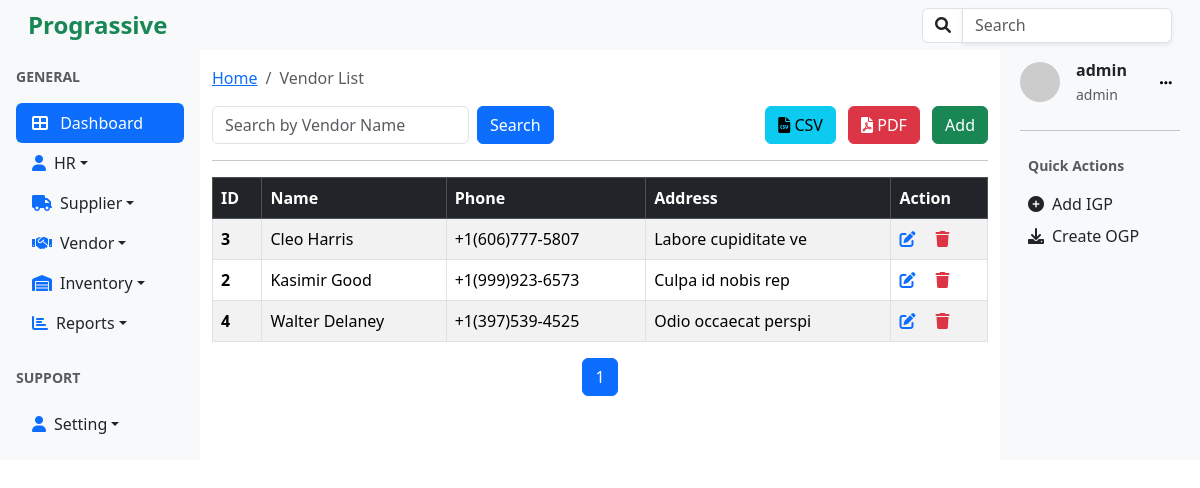
The app's page /vendor/list/ (signed in) with its own data.
### vendor/models.py (models this page shows, shortened)
class Vendor(models.Model):
    name=models.CharField(max_length=20, blank=False, unique=True)
    phone=models.CharField(max_length=15)
    address =models.CharField(max_length=100, blank=True, null=True)

### accounts/models.py (models this page shows, shortened)
class User(AbstractUser):
    role = models.ForeignKey(Role, on_delete=models.SET_NULL, null=True, blank=True)

class Role(models.Model):
    ADMIN = 'admin'
    HR = 'hr'
    STAFF = 'staff'
    ROLE_CHOICES = [
        (ADMIN, 'Admin'),
        (HR, 'HR'),
        (STAFF, 'Staff'),
    ]
    name = models.CharField(max_length=50, choices=ROLE_CHOICES, default=STAFF)
    description = models.TextField(blank=True)
    def __str__(self):
        return self.name

### utils/decorators.py (the view, shortened to what this page needs)
        def _wrapped_view(request, *args, **kwargs):
            return view_func(request, *args, **kwargs)

### utils/helpers.py (called while the page is built)
def search_and_paginate(request, model, filters=None, ordering=None, per_page=10):
    query = Q()
    search_params = {}
    if filters:
        for field, value in filters.items():
            search_value = request.GET.get(value, '').strip()
            if search_value:
                query &= Q(**{f"{field}__icontains": search_value})
                search_params[value] = search_value
    queryset = model.objects.filter(query).order_by(ordering if ordering else '-id')
    paginator = Paginator(queryset, per_page)
    page_number = request.GET.get('page')
    paginated_queryset = paginator.get_page(page_number)
    return paginated_queryset, search_params

### vendor/views.py (called while the page is built)
@login_required
@role_required('staff', 'hr', 'admin')
def vendor_list(request):
    filters = {
        'name': 'name',
    }
    vendor_list, search_params = search_and_paginate(
        request,
        model=Vendor,
        filters=filters,
        ordering='name',
        per_page=10,
    )
    return render(request, 'vendor_list.html', {
        'vendor_list': vendor_list,
        'search_params': search_params,
        'search_active': bool(search_params),
    })

### vendor/templates/vendor_list.html (shortened to what this page needs)
{% extends 'base.html' %}
{% block content%}
<nav aria-label="breadcrumb" class="my-3">
  <ol class="breadcrumb">
    <li class="breadcrumb-item"><a href="{% url 'home'%}">Home</a></li>
    <li class="breadcrumb-item active" aria-current="page">Vendor List</li>
  </ol>
</nav>
<div class="d-flex justify-content-between align-items-center mb-3">
    <form class="d-flex" method="GET" action="{% url 'vendor:vendor_list' %}">
        <input type="text" name="name" class="form-control me-2" placeholder="Search by Vendor Name" value="{{ request.GET.name|default_if_none:'' }}">
        <button type="submit" class="btn btn-primary">Search</button>
    </form>
    <div>
        <a href="" class="btn btn-info me-2" title="Export CSV">
            <i class="fa fa-file-csv"></i> CSV
        </a>
        <a href="" class="btn btn-danger me-2" title="Export PDF">
            <i class="fa fa-file-pdf"></i> PDF
        </a>
        <a href="{% url 'vendor:create_vendor' %}" class="btn btn-success">Add</a>
    </div>
</div>
<hr />
<div class="table-responsive">
<table class="table table-bordered table-striped table-hover">
    <thead class="table-dark">
      <tr>
        <th scope="col">ID</th>
        <th scope="col">Name</th>
        <th scope="col">Phone</th>
        <th scope="col">Address</th>
        <th scope="col">Action</th>
      </tr>
    </thead>
    <tbody>
    {% for vendor in vendor_list %}
    <tr>
        <th>{{vendor.id}}</th>
        <td>{{vendor.name}}</td>
        <td>{{vendor.phone}}</td>
        <td>{{vendor.address}}</td>
        <td>
            <a href="{% url 'vendor:update_vendor' vendor.id %}" class="text-primary"><i class="fa fa-edit"></i></a>
            <a href="{% url 'vendor:delete_vendor' vendor.id %}" class="text-danger ms-3"><i class="fa fa-trash"></i></a>
        </td>
      </tr>
      {%endfor %}
    </tbody>
</table>
</div>
<div class="d-flex justify-content-center">
  <nav aria-label="Page navigation">
      <ul class="pagination">
          {% for num in vendor_list.paginator.page_range %}
          <li class="page-item {% if num == vendor_list.number %}active{% endif %}">
              <a class="page-link" href="?page={{ num }}">{{ num }}</a>
          </li>
          {% endfor %}
      </ul>
  </nav>
</div>
{% endblock%}

### templates/right_sidebar.html (shortened to what this page needs)
<div class=" bg-light p-2">
  <div class="d-flex align-items-center mb-4 ml-2">
    <img
      src="https://ui-avatars.com/api/?name={{user.username}}"
      alt="User Avatar"
      class="rounded-circle me-3"
      width="40"
    />
    <div>
      <p class="mb-0 fw-bold">{{user.username}}</p>
      <small class="text-muted">{{user.role}}</small>
    </div>
    <div class="dropdown ms-auto">
    <button class="btn btn-light btn-sm ms-auto "  id="dropdownMenuButton" data-bs-toggle="dropdown" aria-expanded="false" style="box-shadow: none; border:1px;">
      <i class="fa fa-ellipsis-h"></i>
    </button>
</div>
  </div>
  <hr />
  <div class="mb-4 p-2">
    <p class="text-muted small fw-bold">Quick Actions</p>
    <ul class="list-unstyled">
      <li class="mb-2">
        <a href="{% url 'create_igp'%}" class="d-flex align-items-center text-dark text-decoration-none">
          <i class="fa fa-plus-circle me-2"></i> Add IGP
        </a>
      </li>
      <li>
        <a href="#" class="d-flex align-items-center text-dark text-decoration-none">
          <i class="fa fa-download me-2"></i> Create OGP
        </a>
      </li>
    </ul>
  </div>
</div>

### records on screen
Vendor: id "3", name "Cleo Harris", phone "+1(606)777-5807", address "Labore cupiditate ve"
Vendor: id "2", name "Kasimir Good", phone "+1(999)923-6573", address "Culpa id nobis rep"
Vendor: id "4", name "Walter Delaney", phone "+1(397)539-4525", address "Odio occaecat perspi"
User: username "admin", role "admin"

### other values on screen
{{ num }} "1"
